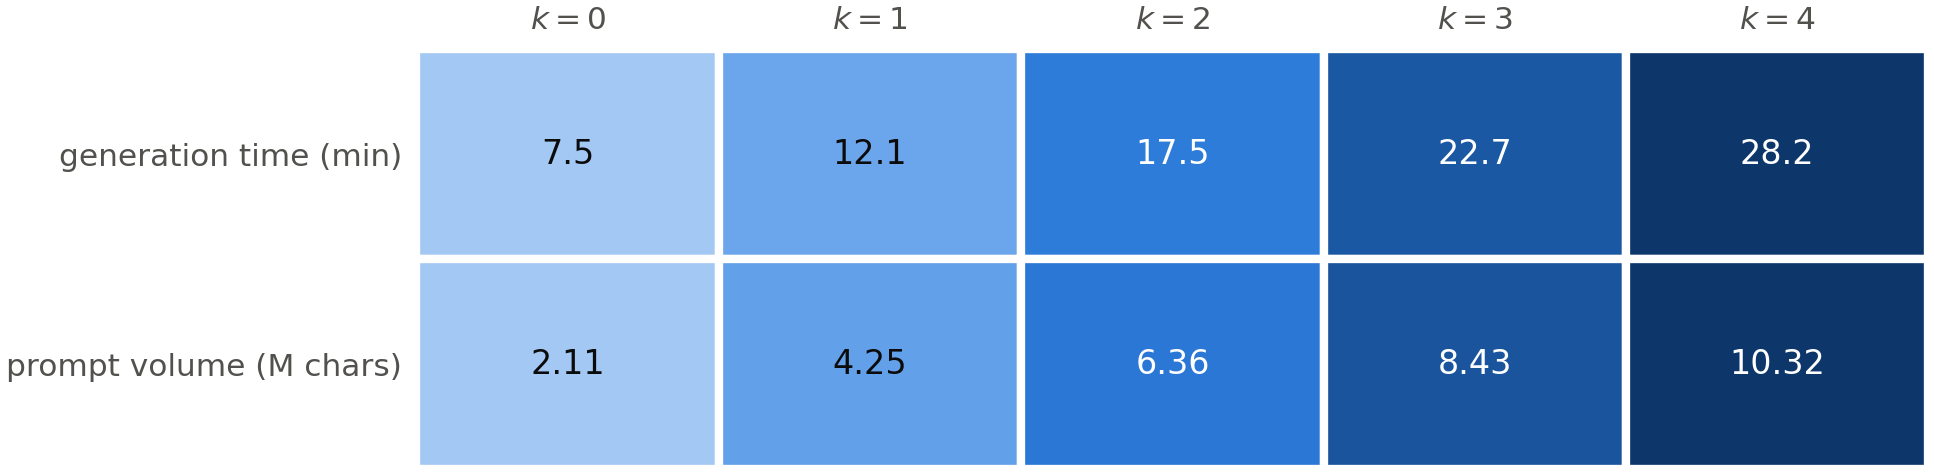

Here is the Python script that generated this plot:
"""Figure 6 of sn_green_rag_article.tex (label fig:heatmap): cost surface of the static radius k in {0,...,4}.
Rows: generation time in minutes (notebook wall-clock comments of the fixed-radius ablation, Table 6) and prompt volume
sent to the summariser in millions of characters (RnD/verification/prompt_volume_and_attention_proxy.py). The resident
GPU memory of the runner is not a row any more: it is the same 4.54 GiB for every k (RnD/verification/ollama_runner_vram.json),
and the caption / Table 2 state it. Each row uses its own sequential blue ramp.
Run from the repository root:  .venv/bin/python RnD/nature_article/images/fig06_radius_heatmap.py"""
import sys, os
import matplotlib.pyplot as plt
from matplotlib.patches import Rectangle
HERE = os.path.dirname(os.path.abspath(__file__))
sys.path.insert(0, HERE); sys.path.insert(0, os.path.join(HERE, "..", "..", "verification"))
import _style
import prompt_volume_and_attention_proxy as pv

_style.apply()
_, _, res = pv.compute()
ks = [0, 1, 2, 3, 4]
gen_min = [7 + 28 / 60, 12 + 8 / 60, 17 + 28 / 60, 22 + 41 / 60, 28 + 11 / 60]          # 7m28s ... 28m11s
vol_m = [res["fixed k=0 (self-slice)"][1] / 1e6] + [res[f"fixed k={k}"][1] / 1e6 for k in ks[1:]]
rows = [("generation time (min)", gen_min, "{:.1f}"), ("prompt volume (M chars)", vol_m, "{:.2f}")]

fig = plt.figure(figsize=(7.0, 1.75))
ax = fig.add_axes([0.26, 0.06, 0.72, 0.80])
ax.grid(False)
for r, (name, vals, fmt) in enumerate(rows):
    for c, k in enumerate(ks):
        t = 0.15 + 0.85 * (vals[c] - min(vals)) / (max(vals) - min(vals))
        ax.add_patch(Rectangle((c, r), 1, 1, facecolor=_style.SEQ_CMAP(t), edgecolor="white", linewidth=2))
        ax.text(c + 0.5, r + 0.5, fmt.format(vals[c]), ha="center", va="center", fontsize=8, color="white" if t > 0.55 else _style.INK)
ax.set_xlim(0, 5); ax.set_ylim(len(rows), 0)
ax.set_xticks([c + 0.5 for c in range(5)]); ax.set_xticklabels([f"$k={k}$" for k in ks])
ax.xaxis.tick_top(); ax.tick_params(axis="both", length=0)
ax.set_yticks([r + 0.5 for r in range(len(rows))]); ax.set_yticklabels([r[0] for r in rows])
for s in ax.spines.values(): s.set_visible(False)
_style.save(fig, os.path.join(HERE, "fig06_radius_heatmap"))
